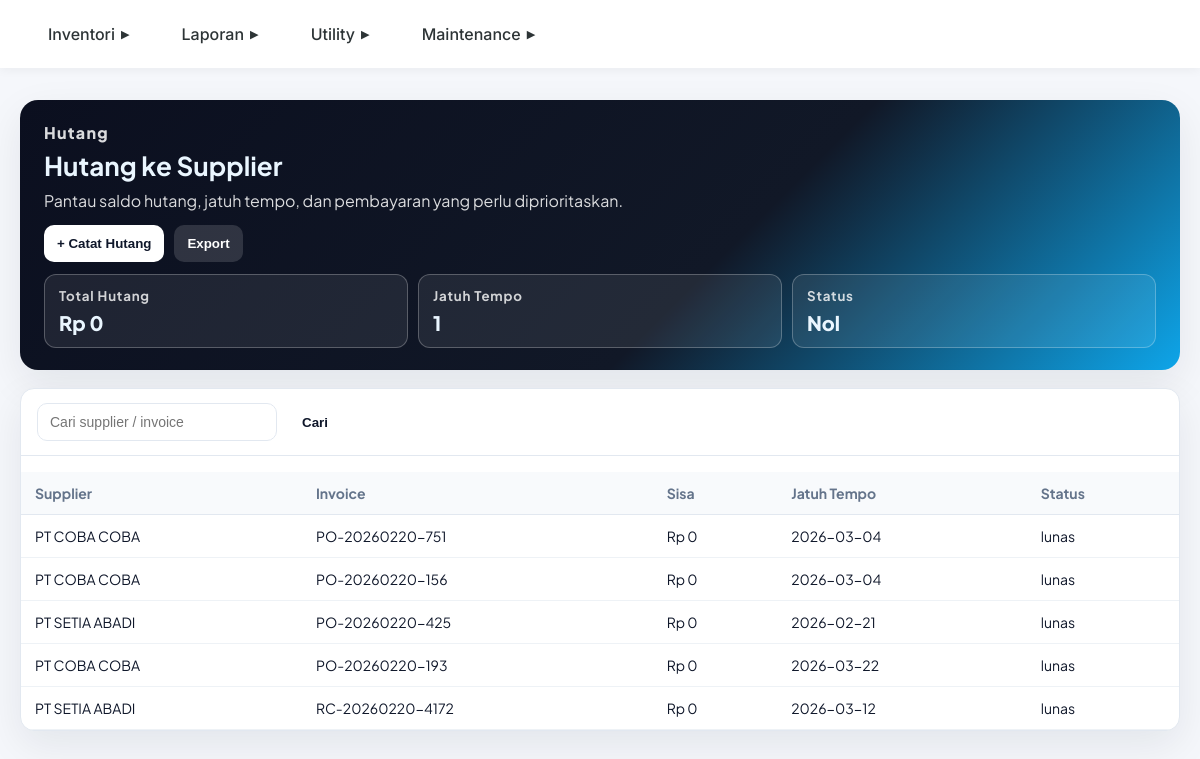
Page /admin/hutang_supplier/index.php (signed in) on the committed database.
### tables this page shows
CREATE TABLE `hutang_supplier` (
  `hutang_id` bigint(20) NOT NULL AUTO_INCREMENT,
  `toko_id` bigint(20) NOT NULL DEFAULT 0,
  `supplier_id` bigint(20) NOT NULL,
  `supplier` varchar(150) NOT NULL,
  `invoice` varchar(80) NOT NULL,
  `sisa` decimal(15,2) NOT NULL DEFAULT 0.00,
  `due_date` date DEFAULT NULL,
  `status` varchar(30) NOT NULL DEFAULT 'tercatat',
  `dibuat_pada` timestamp NOT NULL DEFAULT current_timestamp(),
  PRIMARY KEY (`hutang_id`),
  KEY `idx_toko` (`toko_id`),
  KEY `idx_supplier` (`supplier_id`),
  CONSTRAINT `fk_hutang_supplier` FOREIGN KEY (`supplier_id`) REFERENCES `supplier` (`supplier_id`)
);

### inc/db.php (called while the page is built, shortened)
<?php
class Database {
    private $conn;
    public function __construct($host, $user, $pass, $name, $port = 3306) {
        $this->conn = new mysqli($host, $user, $pass, $name, $port);
        $this->conn->set_charset("utf8mb4");
    }
    public function query($sql) {
        return $this->conn->query($sql);
    }
}
$pos_db = new Database(DB_POS_HOST, DB_POS_USER, DB_POS_PASS, DB_POS_NAME, DB_POS_PORT);

### public/admin/hutang_supplier/index.php (the view, shortened to what this page needs)
<?php
require_once '../../../inc/db.php';
require_once '../../../inc/header.php';
$db = $pos_db;
$totalHutang = 0; $jatuhTempo = 0;
try{
    $res = $db->query("SHOW TABLES LIKE 'hutang_supplier'");
    if($res && $res->num_rows){
        $row = $db->query("SELECT COALESCE(SUM(sisa),0) FROM hutang_supplier")->fetch_row();
        $totalHutang = $row[0] ?? 0;
        $row2 = $db->query("SELECT COUNT(*) FROM hutang_supplier WHERE due_date <= CURDATE()")->fetch_row();
        $jatuhTempo = $row2[0] ?? 0;
    }
} catch(Exception $e){}
?>
<!DOCTYPE html>
<html>
<head>
</head>
<body>
<div class="page">
  <div class="container">
    <div class="hero">
        <p style="letter-spacing:0.08em;font-weight:800;margin:0;">Hutang</p>
        <h1>Hutang ke Supplier</h1>
        <p>Pantau saldo hutang, jatuh tempo, dan pembayaran yang perlu diprioritaskan.</p>
        <div class="actions">
            <button class="btn btn-primary" onclick="openModal()">+ Catat Hutang</button>
            <button class="btn btn-ghost" onclick="window.location='/api/hutang_supplier_export.php'">Export</button>
        </div>
        <div class="metrics">
            <div class="metric"><small>Total Hutang</small><div class="metric-value">Rp <?=number_format($totalHutang,0,',','.')?></div></div>
            <div class="metric"><small>Jatuh Tempo</small><div class="metric-value"><?=$jatuhTempo?></div></div>
            <div class="metric"><small>Status</small><div class="metric-value"><?=$totalHutang>0?'Ada kewajiban':'Nol'?></div></div>
        </div>
    </div>
    <div class="panel">
        <form class="toolbar" method="get">
            <input type="text" name="q" placeholder="Cari supplier / invoice" value="<?=htmlspecialchars($_GET['q'] ?? '')?>">
            <button class="btn btn-primary" type="submit">Cari</button>
        </form>
        <div class="table-wrap">
            <table>
                <thead><tr><th>Supplier</th><th>Invoice</th><th>Sisa</th><th>Jatuh Tempo</th><th>Status</th></tr></thead>
                <tbody>
                    <?php
                    $res = $db->query("SHOW TABLES LIKE 'hutang_supplier'");
                    if($res && $res->num_rows){
                        $tokoId = $_SESSION['toko_id'] ?? 0;
                        $rows = $db->query("SELECT supplier, invoice, sisa, due_date, status FROM hutang_supplier WHERE toko_id={$tokoId} ORDER BY dibuat_pada DESC LIMIT 100");
                        if($rows && $rows->num_rows){
                            while($r=$rows->fetch_assoc()){
                                echo '<tr>';
                                echo '<td>'.htmlspecialchars($r['supplier']).'</td>';
                                echo '<td>'.htmlspecialchars($r['invoice']).'</td>';
                                echo '<td>Rp '.number_format($r['sisa'],0,',','.').'</td>';
                                echo '<td class=\"meta\">'.htmlspecialchars($r['due_date'] ?? '-').'</td>';
                                echo '<td><span class=\"badge\">'.htmlspecialchars($r['status']).'</span></td>';
                                echo '</tr>';
                            }
                        } else {
                            echo '<tr><td colspan=\"5\" style=\"text-align:center;color:var(--muted);padding:18px;\">Belum ada hutang.</td></tr>';
                        }
                    } else {
                        echo '<tr><td colspan=\"5\" style=\"text-align:center;color:var(--muted);padding:18px;\">Belum ada hutang.</td></tr>';
                    }
                    ?>
                </tbody>
            </table>
        </div>
    </div>
  </div>
</div>
</body>
</html>

### inc/header.php (style rules this page uses)
:root { --primary-color: #6c5ce7; --text-color: #2d3436; --bg-header: #fff; --bg-dropdown: #fff; --transition: all 0.3s ease; --dropdown-shadow: 0 4px 12px rgba(0,0,0,0.1); }

### public/admin/hutang_supplier/index.php (style rules this page uses)
:root { --primary:#0ea5e9;--muted:#64748b;--border:#e2e8f0;--card:#fff;--shadow:0 14px 40px rgba(15,23,42,0.08); }
body { margin:0;font-family:'Plus Jakarta Sans','Inter',system-ui;background:#f5f7fb;color:#0f172a; }
.page { padding:32px 20px 48px; }
.container { max-width:1200px;margin:0 auto; }
.hero { background:linear-gradient(135deg,#0b0f1f 0%,#111827 60%,#0ea5e9 100%);color:#eaf6ff;border-radius:18px;padding:22px 24px;box-shadow:var(--shadow); }
.hero h1 { margin:6px 0 8px;font-size:26px; }
.hero p { margin:0 0 14px;color:rgba(255,255,255,0.85); }
.actions { display:flex;gap:10px;flex-wrap:wrap; }
.btn { padding:10px 14px;border-radius:10px;border:1px solid transparent;font-weight:700;cursor:pointer;display:inline-flex;align-items:center;gap:8px;transition:.2s ease; }
.btn-primary { background:#fff;color:#0f172a; }
.btn-ghost { background:rgba(255,255,255,0.14);color:#fff;border-color:rgba(255,255,255,0.3); }
.panel { margin-top:18px;background:var(--card);border:1px solid var(--border);border-radius:14px;box-shadow:var(--shadow);overflow:hidden; }
.toolbar { padding:14px 16px;border-bottom:1px solid var(--border);display:flex;gap:12px;align-items:center;flex-wrap:wrap; }
.toolbar input { padding:10px 12px;border:1px solid var(--border);border-radius:10px;min-width:240px;font-size:14px; }
.table-wrap { overflow:auto; }
table { width:100%;border-collapse:collapse;font-size:14px; }
thead th { background:#f8fafc;padding:12px 14px;text-align:left;color:var(--muted);border-bottom:1px solid var(--border); }
tbody td { padding:12px 14px;border-bottom:1px solid #eef2f6; }
.metrics { display:grid;grid-template-columns:repeat(3,minmax(0,1fr));gap:10px;margin-top:12px; }
.metric { background:rgba(255,255,255,0.08);border:1px solid rgba(255,255,255,0.25);border-radius:12px;padding:12px 14px; }
.metric small { color:rgba(255,255,255,0.8);letter-spacing:0.06em;font-weight:700; }
.metric-value { font-size:20px;font-weight:800;margin-top:6px; }
.btn { padding:10px 12px; border-radius:10px; border:1px solid transparent; font-weight:700; cursor:pointer; }

### rows in the picture
hutang_supplier: supplier "PT COBA COBA", invoice "PO-20260220-751", sisa "0", due_date "2026-03-04", status "lunas"
hutang_supplier: supplier "PT COBA COBA", invoice "PO-20260220-156", sisa "0", due_date "2026-03-04", status "lunas"
hutang_supplier: supplier "PT SETIA ABADI", invoice "PO-20260220-425", sisa "0", due_date "2026-02-21", status "lunas"
hutang_supplier: supplier "PT COBA COBA", invoice "PO-20260220-193", sisa "0", due_date "2026-03-22", status "lunas"
hutang_supplier: supplier "PT SETIA ABADI", invoice "RC-20260220-4172", sisa "0", due_date "2026-03-12", status "lunas"

### other values in the picture
$totalHutang "0"
$jatuhTempo "1"
